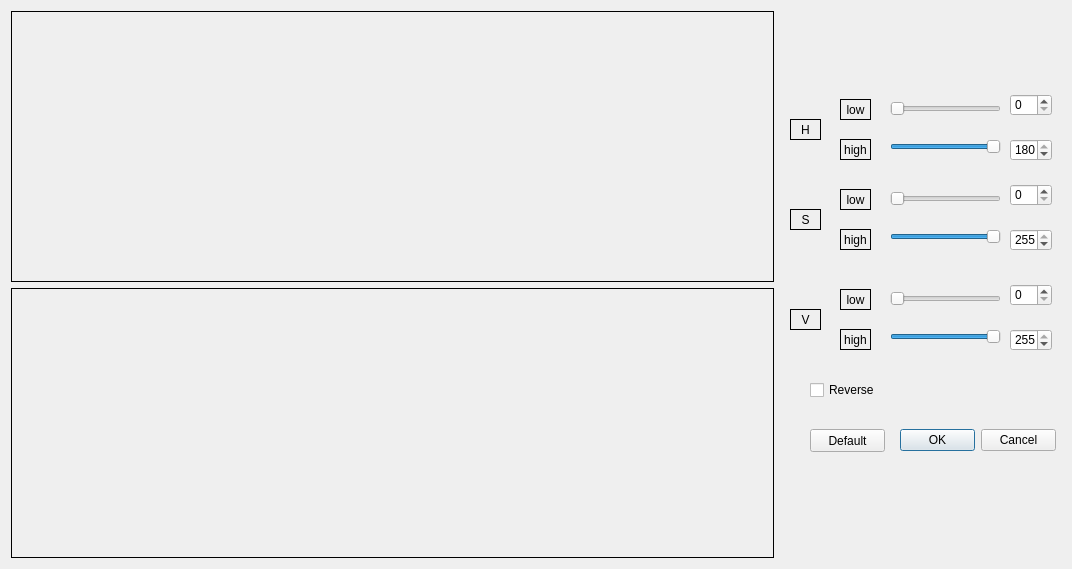
<?xml version="1.0" encoding="UTF-8"?>
<ui version="4.0">
 <class>ColorThresholder</class>
 <widget class="QDialog" name="ColorThresholder">
  <property name="geometry">
   <rect>
    <x>0</x>
    <y>0</y>
    <width>1072</width>
    <height>569</height>
   </rect>
  </property>
  <property name="windowTitle">
   <string>Dialog</string>
  </property>
  <layout class="QHBoxLayout" name="horizontalLayout">
   <item>
    <layout class="QVBoxLayout" name="verticalLayout">
     <item>
      <widget class="QLabel" name="label">
       <property name="frameShape">
        <enum>QFrame::Box</enum>
       </property>
       <property name="text">
        <string/>
       </property>
      </widget>
     </item>
     <item>
      <widget class="QLabel" name="label_2">
       <property name="frameShape">
        <enum>QFrame::Box</enum>
       </property>
       <property name="text">
        <string/>
       </property>
      </widget>
     </item>
    </layout>
   </item>
   <item>
    <widget class="QWidget" name="widget" native="true">
     <property name="maximumSize">
      <size>
       <width>281</width>
       <height>391</height>
      </size>
     </property>
     <widget class="QPushButton" name="pushButton">
      <property name="geometry">
       <rect>
        <x>30</x>
        <y>340</y>
        <width>75</width>
        <height>23</height>
       </rect>
      </property>
      <property name="text">
       <string>Default</string>
      </property>
     </widget>
     <widget class="QLabel" name="label_6">
      <property name="geometry">
       <rect>
        <x>60</x>
        <y>10</y>
        <width>31</width>
        <height>21</height>
       </rect>
      </property>
      <property name="frameShape">
       <enum>QFrame::Box</enum>
      </property>
      <property name="text">
       <string>low</string>
      </property>
      <property name="alignment">
       <set>Qt::AlignCenter</set>
      </property>
     </widget>
     <widget class="QSpinBox" name="spinBox_3">
      <property name="geometry">
       <rect>
        <x>230</x>
        <y>140</y>
        <width>42</width>
        <height>22</height>
       </rect>
      </property>
      <property name="maximum">
       <number>255</number>
      </property>
      <property name="value">
       <number>255</number>
      </property>
     </widget>
     <widget class="QLabel" name="label_8">
      <property name="geometry">
       <rect>
        <x>60</x>
        <y>140</y>
        <width>31</width>
        <height>21</height>
       </rect>
      </property>
      <property name="frameShape">
       <enum>QFrame::Box</enum>
      </property>
      <property name="text">
       <string>high</string>
      </property>
      <property name="alignment">
       <set>Qt::AlignCenter</set>
      </property>
     </widget>
     <widget class="QLabel" name="label_7">
      <property name="geometry">
       <rect>
        <x>60</x>
        <y>50</y>
        <width>31</width>
        <height>21</height>
       </rect>
      </property>
      <property name="frameShape">
       <enum>QFrame::Box</enum>
      </property>
      <property name="text">
       <string>high</string>
      </property>
      <property name="alignment">
       <set>Qt::AlignCenter</set>
      </property>
     </widget>
     <widget class="QLabel" name="label_11">
      <property name="geometry">
       <rect>
        <x>60</x>
        <y>240</y>
        <width>31</width>
        <height>21</height>
       </rect>
      </property>
      <property name="frameShape">
       <enum>QFrame::Box</enum>
      </property>
      <property name="text">
       <string>high</string>
      </property>
      <property name="alignment">
       <set>Qt::AlignCenter</set>
      </property>
     </widget>
     <widget class="QLabel" name="label_3">
      <property name="geometry">
       <rect>
        <x>10</x>
        <y>30</y>
        <width>31</width>
        <height>21</height>
       </rect>
      </property>
      <property name="frameShape">
       <enum>QFrame::Box</enum>
      </property>
      <property name="text">
       <string>H</string>
      </property>
      <property name="alignment">
       <set>Qt::AlignCenter</set>
      </property>
     </widget>
     <widget class="QLabel" name="label_9">
      <property name="geometry">
       <rect>
        <x>60</x>
        <y>100</y>
        <width>31</width>
        <height>21</height>
       </rect>
      </property>
      <property name="frameShape">
       <enum>QFrame::Box</enum>
      </property>
      <property name="text">
       <string>low</string>
      </property>
      <property name="alignment">
       <set>Qt::AlignCenter</set>
      </property>
     </widget>
     <widget class="QSlider" name="horizontalSlider_HL">
      <property name="geometry">
       <rect>
        <x>110</x>
        <y>12</y>
        <width>111</width>
        <height>16</height>
       </rect>
      </property>
      <property name="maximum">
       <number>180</number>
      </property>
      <property name="value">
       <number>0</number>
      </property>
      <property name="orientation">
       <enum>Qt::Horizontal</enum>
      </property>
     </widget>
     <widget class="QLabel" name="label_10">
      <property name="geometry">
       <rect>
        <x>60</x>
        <y>200</y>
        <width>31</width>
        <height>21</height>
       </rect>
      </property>
      <property name="frameShape">
       <enum>QFrame::Box</enum>
      </property>
      <property name="text">
       <string>low</string>
      </property>
      <property name="alignment">
       <set>Qt::AlignCenter</set>
      </property>
     </widget>
     <widget class="QSlider" name="horizontalSlider_VL">
      <property name="geometry">
       <rect>
        <x>110</x>
        <y>202</y>
        <width>111</width>
        <height>16</height>
       </rect>
      </property>
      <property name="maximum">
       <number>255</number>
      </property>
      <property name="value">
       <number>0</number>
      </property>
      <property name="orientation">
       <enum>Qt::Horizontal</enum>
      </property>
     </widget>
     <widget class="QSpinBox" name="spinBox_5">
      <property name="geometry">
       <rect>
        <x>230</x>
        <y>240</y>
        <width>42</width>
        <height>22</height>
       </rect>
      </property>
      <property name="maximum">
       <number>255</number>
      </property>
      <property name="value">
       <number>255</number>
      </property>
     </widget>
     <widget class="QSlider" name="horizontalSlider_VH">
      <property name="geometry">
       <rect>
        <x>110</x>
        <y>240</y>
        <width>111</width>
        <height>16</height>
       </rect>
      </property>
      <property name="maximum">
       <number>255</number>
      </property>
      <property name="value">
       <number>255</number>
      </property>
      <property name="orientation">
       <enum>Qt::Horizontal</enum>
      </property>
      <property name="invertedAppearance">
       <bool>false</bool>
      </property>
     </widget>
     <widget class="QSpinBox" name="spinBox_4">
      <property name="geometry">
       <rect>
        <x>230</x>
        <y>95</y>
        <width>42</width>
        <height>22</height>
       </rect>
      </property>
      <property name="maximum">
       <number>255</number>
      </property>
     </widget>
     <widget class="QSpinBox" name="spinBox_6">
      <property name="geometry">
       <rect>
        <x>230</x>
        <y>195</y>
        <width>42</width>
        <height>22</height>
       </rect>
      </property>
      <property name="maximum">
       <number>255</number>
      </property>
     </widget>
     <widget class="QSlider" name="horizontalSlider_SH">
      <property name="geometry">
       <rect>
        <x>110</x>
        <y>140</y>
        <width>111</width>
        <height>16</height>
       </rect>
      </property>
      <property name="maximum">
       <number>255</number>
      </property>
      <property name="value">
       <number>255</number>
      </property>
      <property name="orientation">
       <enum>Qt::Horizontal</enum>
      </property>
      <property name="invertedAppearance">
       <bool>false</bool>
      </property>
     </widget>
     <widget class="QSlider" name="horizontalSlider_SL">
      <property name="geometry">
       <rect>
        <x>110</x>
        <y>102</y>
        <width>111</width>
        <height>16</height>
       </rect>
      </property>
      <property name="maximum">
       <number>255</number>
      </property>
      <property name="value">
       <number>0</number>
      </property>
      <property name="orientation">
       <enum>Qt::Horizontal</enum>
      </property>
     </widget>
     <widget class="QSpinBox" name="spinBox">
      <property name="geometry">
       <rect>
        <x>230</x>
        <y>5</y>
        <width>42</width>
        <height>22</height>
       </rect>
      </property>
      <property name="maximum">
       <number>180</number>
      </property>
     </widget>
     <widget class="QSpinBox" name="spinBox_2">
      <property name="geometry">
       <rect>
        <x>230</x>
        <y>50</y>
        <width>42</width>
        <height>22</height>
       </rect>
      </property>
      <property name="maximum">
       <number>180</number>
      </property>
      <property name="value">
       <number>180</number>
      </property>
     </widget>
     <widget class="QLabel" name="label_5">
      <property name="geometry">
       <rect>
        <x>10</x>
        <y>220</y>
        <width>31</width>
        <height>21</height>
       </rect>
      </property>
      <property name="frameShape">
       <enum>QFrame::Box</enum>
      </property>
      <property name="text">
       <string>V</string>
      </property>
      <property name="alignment">
       <set>Qt::AlignCenter</set>
      </property>
     </widget>
     <widget class="QSlider" name="horizontalSlider_HH">
      <property name="geometry">
       <rect>
        <x>110</x>
        <y>50</y>
        <width>111</width>
        <height>16</height>
       </rect>
      </property>
      <property name="maximum">
       <number>180</number>
      </property>
      <property name="value">
       <number>180</number>
      </property>
      <property name="orientation">
       <enum>Qt::Horizontal</enum>
      </property>
      <property name="invertedAppearance">
       <bool>false</bool>
      </property>
     </widget>
     <widget class="QLabel" name="label_4">
      <property name="geometry">
       <rect>
        <x>10</x>
        <y>120</y>
        <width>31</width>
        <height>21</height>
       </rect>
      </property>
      <property name="frameShape">
       <enum>QFrame::Box</enum>
      </property>
      <property name="text">
       <string>S</string>
      </property>
      <property name="alignment">
       <set>Qt::AlignCenter</set>
      </property>
     </widget>
     <widget class="QDialogButtonBox" name="buttonBox">
      <property name="geometry">
       <rect>
        <x>120</x>
        <y>340</y>
        <width>156</width>
        <height>23</height>
       </rect>
      </property>
      <property name="standardButtons">
       <set>QDialogButtonBox::Cancel|QDialogButtonBox::Ok</set>
      </property>
     </widget>
     <widget class="QCheckBox" name="checkBox">
      <property name="geometry">
       <rect>
        <x>30</x>
        <y>290</y>
        <width>105</width>
        <height>22</height>
       </rect>
      </property>
      <property name="text">
       <string>Reverse</string>
      </property>
     </widget>
    </widget>
   </item>
  </layout>
 </widget>
 <resources/>
 <connections>
  <connection>
   <sender>horizontalSlider_HL</sender>
   <signal>valueChanged(int)</signal>
   <receiver>spinBox</receiver>
   <slot>setValue(int)</slot>
   <hints>
    <hint type="sourcelabel">
     <x>877</x>
     <y>108</y>
    </hint>
    <hint type="destinationlabel">
     <x>934</x>
     <y>97</y>
    </hint>
   </hints>
  </connection>
  <connection>
   <sender>spinBox</sender>
   <signal>valueChanged(int)</signal>
   <receiver>horizontalSlider_HL</receiver>
   <slot>setValue(int)</slot>
   <hints>
    <hint type="sourcelabel">
     <x>930</x>
     <y>113</y>
    </hint>
    <hint type="destinationlabel">
     <x>903</x>
     <y>111</y>
    </hint>
   </hints>
  </connection>
  <connection>
   <sender>horizontalSlider_HH</sender>
   <signal>valueChanged(int)</signal>
   <receiver>spinBox_2</receiver>
   <slot>setValue(int)</slot>
   <hints>
    <hint type="sourcelabel">
     <x>899</x>
     <y>144</y>
    </hint>
    <hint type="destinationlabel">
     <x>931</x>
     <y>144</y>
    </hint>
   </hints>
  </connection>
  <connection>
   <sender>spinBox_2</sender>
   <signal>valueChanged(int)</signal>
   <receiver>horizontalSlider_HH</receiver>
   <slot>setValue(int)</slot>
   <hints>
    <hint type="sourcelabel">
     <x>933</x>
     <y>157</y>
    </hint>
    <hint type="destinationlabel">
     <x>893</x>
     <y>154</y>
    </hint>
   </hints>
  </connection>
  <connection>
   <sender>horizontalSlider_SL</sender>
   <signal>valueChanged(int)</signal>
   <receiver>spinBox_4</receiver>
   <slot>setValue(int)</slot>
   <hints>
    <hint type="sourcelabel">
     <x>900</x>
     <y>198</y>
    </hint>
    <hint type="destinationlabel">
     <x>937</x>
     <y>188</y>
    </hint>
   </hints>
  </connection>
  <connection>
   <sender>spinBox_4</sender>
   <signal>valueChanged(int)</signal>
   <receiver>horizontalSlider_SL</receiver>
   <slot>setValue(int)</slot>
   <hints>
    <hint type="sourcelabel">
     <x>927</x>
     <y>203</y>
    </hint>
    <hint type="destinationlabel">
     <x>909</x>
     <y>205</y>
    </hint>
   </hints>
  </connection>
  <connection>
   <sender>horizontalSlider_SH</sender>
   <signal>valueChanged(int)</signal>
   <receiver>spinBox_3</receiver>
   <slot>setValue(int)</slot>
   <hints>
    <hint type="sourcelabel">
     <x>876</x>
     <y>234</y>
    </hint>
    <hint type="destinationlabel">
     <x>943</x>
     <y>236</y>
    </hint>
   </hints>
  </connection>
  <connection>
   <sender>spinBox_3</sender>
   <signal>valueChanged(int)</signal>
   <receiver>horizontalSlider_SH</receiver>
   <slot>setValue(int)</slot>
   <hints>
    <hint type="sourcelabel">
     <x>936</x>
     <y>249</y>
    </hint>
    <hint type="destinationlabel">
     <x>857</x>
     <y>242</y>
    </hint>
   </hints>
  </connection>
  <connection>
   <sender>horizontalSlider_VL</sender>
   <signal>valueChanged(int)</signal>
   <receiver>spinBox_6</receiver>
   <slot>setValue(int)</slot>
   <hints>
    <hint type="sourcelabel">
     <x>887</x>
     <y>294</y>
    </hint>
    <hint type="destinationlabel">
     <x>942</x>
     <y>290</y>
    </hint>
   </hints>
  </connection>
  <connection>
   <sender>spinBox_6</sender>
   <signal>valueChanged(int)</signal>
   <receiver>horizontalSlider_VL</receiver>
   <slot>setValue(int)</slot>
   <hints>
    <hint type="sourcelabel">
     <x>933</x>
     <y>303</y>
    </hint>
    <hint type="destinationlabel">
     <x>880</x>
     <y>304</y>
    </hint>
   </hints>
  </connection>
  <connection>
   <sender>horizontalSlider_VH</sender>
   <signal>valueChanged(int)</signal>
   <receiver>spinBox_5</receiver>
   <slot>setValue(int)</slot>
   <hints>
    <hint type="sourcelabel">
     <x>870</x>
     <y>331</y>
    </hint>
    <hint type="destinationlabel">
     <x>930</x>
     <y>331</y>
    </hint>
   </hints>
  </connection>
  <connection>
   <sender>spinBox_5</sender>
   <signal>valueChanged(int)</signal>
   <receiver>horizontalSlider_VH</receiver>
   <slot>setValue(int)</slot>
   <hints>
    <hint type="sourcelabel">
     <x>936</x>
     <y>344</y>
    </hint>
    <hint type="destinationlabel">
     <x>868</x>
     <y>345</y>
    </hint>
   </hints>
  </connection>
  <connection>
   <sender>buttonBox</sender>
   <signal>accepted()</signal>
   <receiver>ColorThresholder</receiver>
   <slot>accept()</slot>
   <hints>
    <hint type="sourcelabel">
     <x>850</x>
     <y>442</y>
    </hint>
    <hint type="destinationlabel">
     <x>847</x>
     <y>576</y>
    </hint>
   </hints>
  </connection>
  <connection>
   <sender>buttonBox</sender>
   <signal>rejected()</signal>
   <receiver>ColorThresholder</receiver>
   <slot>reject()</slot>
   <hints>
    <hint type="sourcelabel">
     <x>929</x>
     <y>446</y>
    </hint>
    <hint type="destinationlabel">
     <x>933</x>
     <y>574</y>
    </hint>
   </hints>
  </connection>
 </connections>
</ui>
